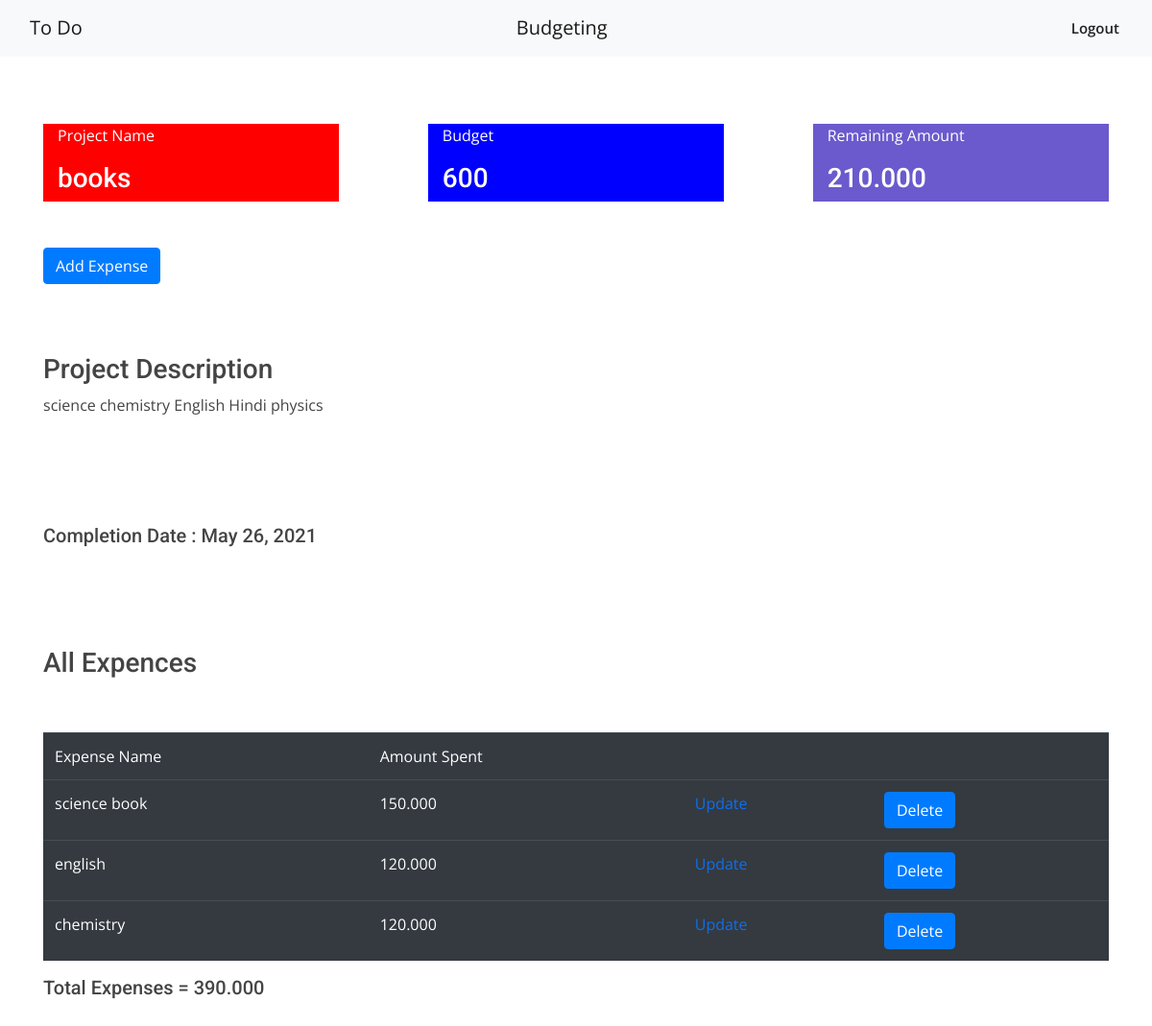
The page /budget/books/ (signed in) on the database its author committed.
### budget/models.py (models this page shows, shortened)
class Project(models.Model):
    user = models.ForeignKey(User,on_delete=models.CASCADE)
    slug = models.SlugField(unique=True)
    name = models.CharField(max_length=50)
    description = models.TextField()
    budget_allocated = models.PositiveIntegerField()
    completion = models.DateField()

class Expenses(models.Model):
    project = models.ForeignKey(Project,on_delete=models.CASCADE)
    expense = models.DecimalField(max_digits=10,decimal_places=3,default=0)
    name = models.CharField(max_length=225)

### budget/views.py (the view)
# urls.py: path("<slug>/",detail.as_view(),name='detail'),
class detail(LoginRequiredMixin,DetailView):
    model = Project
    context_object_name = 'project'
    template_name = 'detail.html'
    def get_object(self, *args,**kwargs):
        obj =  super().get_object(*args,**kwargs)
        if obj.user != self.request.user:
            raise PermissionDenied()
        return obj
    def get_context_data(self, **kwargs):
        context = super().get_context_data(**kwargs)
        project = get_object_or_404(Project,slug=self.kwargs["slug"])
        expenses = Expenses.objects.filter(project=project)
        context["expenses"] = Expenses.objects.filter(project=project)
        context["total_expense"] = total_expense(expenses)
        context["budget_remaining"] = total_remaining(project,expenses)
        return context

### budget/utils.py (called while the page is built)
def total_expense(expenses):
    e = 0
    for i in expenses:
        e = e + i.expense
    return e

def total_remaining(project,expenses):
    e = project.budget_allocated
    for i in expenses:
        e = e - i.expense
    return e

### budget/templates/detail.html (shortened to what this page needs)
{% extends 'main.html' %}
{% load bootstrap4 %}
{% block content %}
    <div class="container">
        <div class="row">
            <div class="col" style="background-color: red;color:white;">
                <p>Project Name</p>
                <h3>{{project.name}}</h3>
            </div>
            <div class="col-sm-1">
            </div>
            <div class="col" style="background-color: blue;color:white;">
                <p>Budget</p>
                <h3>{{project.budget_allocated}}</h3>
            </div>
            <div class="col-sm-1">
            </div>
            <div class="col" style="background-color:slateblue;color:white;">
                <p>Remaining Amount</p>
                <h3>{{budget_remaining}}</h3>
            </div>
        </div>
    </div>
    <br><br>
    <a class="btn btn-primary" href="{% url 'budget:expense' project.slug %}" >Add Expense</a>
    <br><br><br><br>
    <h3>Project Description</h3>
    <p>{{project.description}}</p>
    <br><br><br><br>
    <h5>Completion Date : {{project.completion}}</h5>
    <br><br><br><br>
    <h3>All Expences </h3>
    <br><br>
    <table class="table table-dark">
        <thead>
            <tr>
                <td>Expense Name</td>
                <td>Amount Spent</td>
                <td></td>
                <td></td>
            </tr>
        </thead>
        <tbody>
            {% if expenses %}
                {% for exp in expenses %}
                    <tr>
                        <td>{{exp.name}}</td>
                        <td>{{exp.expense}}</td>
                        <td ><a href="{% url 'budget:update_expense' pk=exp.id %}">Update</a></td>
                        <td><button type="button" class="btn btn-primary" data-toggle="modal" data-target="#exampleModal{{exp.id}}" >Delete</button></td>
                    </tr>
                {% endfor %}
            {% else %}
                <td>No Expenses registered</td>
            {% endif %}
        </tbody>
    </table>
    <h5>Total Expenses = {{total_expense}} </h5>
{% endblock %}

### static/assets/css/style.css (style rules this page uses)
body { font-family: "Open Sans", sans-serif; color: #444444; }
a { color: #106eea; }
h1, h2, h3, h4, h5, h6 { font-family: "Roboto", sans-serif; }

### rows shown on the page
Project: name "books", budget_allocated "600", description "science chemistry English Hindi physics", completion "May 26, 2021"
Expenses: name "science book", expense "150.000"
Expenses: name "english", expense "120.000"
Expenses: name "chemistry", expense "120.000"

### other values the page prints
{{ budget_remaining }} "210.000"
{{ total_expense }} "390.000"
